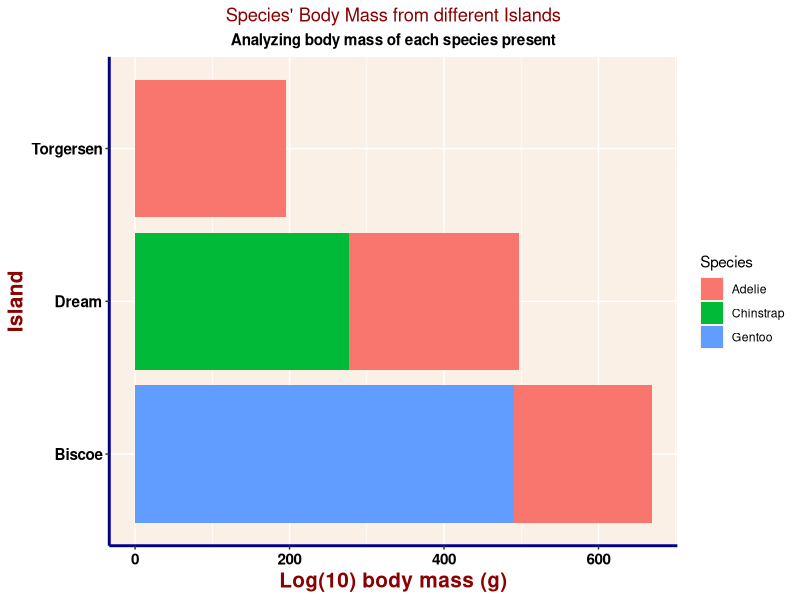
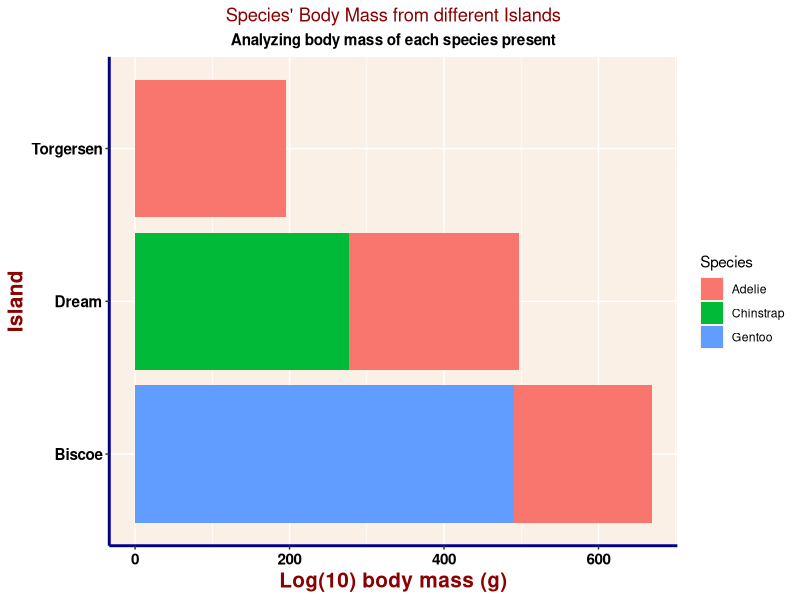

The R source for these figures, in order:
################################################################
### Today we are learning dplyr package -- with the group
### Created by: Joynaline Hart
### Created on: 2022-02-15
###############################################################

#### Load Libraries ######
library(palmerpenguins)
library(tidyverse)
library(here)

### Load data ######
# The data is part of the package and is called penguins
glimpse(penguins)

### Calculate the mean and variance of body mass by species, island, sex without NAs #####
penguins_meanvar <- penguins %>% #calling out penguin dataframe
                      group_by (species, island, sex) %>% #selecting certain columns
                      drop_na(species) %>% #removing NAs from species
                      drop_na(island) %>% #removing NAs from island
                      drop_na(sex) %>% #removing NAs from sex
                      summarise(mean_body_mass = mean(body_mass_g, na.rm=TRUE), #calculating mean from body mass
                      variance_body_mass = var(body_mass_g, na.rm=TRUE)) #calculating variance from body mass
view(penguins_meanvar)

### Filter out male penguins #####
penguins %>% 
  filter (sex=="female") %>% 
  mutate (log_mass = log(body_mass_g)) %>% 
  select (Species = species, Island = island, Sex = sex, log_mass) %>% 
  ggplot (aes(x=Island, 
              y=log_mass,
              fill = Species)) +
  geom_bar(stat="identity") +
  coord_flip() +
  theme(axis.text = element_text(size = 11, 
                                 color = "black", 
                                 face = "bold"),
        axis.line = element_line(color = "darkblue",
                                 size = 1,
                                 linetype = "solid"),
        plot.title = element_text(color = "darkred", 
                                  hjust = 0.5),
        plot.subtitle = element_text(color="black", 
                                     size = 11, 
                                     face = "bold", 
                                     hjust = 0.5),
        axis.title=element_text(size=15,
                                color = "darkred",
                                face = "bold"),
        panel.background=element_rect(fill="linen")) +
  labs(title = "Species' Body Mass from different Islands",
       subtitle = "Analyzing body mass of each species present",
       x = "Island", 
       y = "Log(10) body mass (g)")

ggsave(here("Week_4", "Output", "Week4_Penguiun_Bodymass_vs_Island.png"),
       width=7, height=5)
